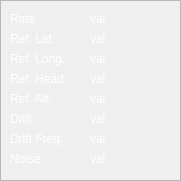
    <widget class="QFrame" name="frame_4">
     <property name="geometry">
      <rect>
       <x>450</x>
       <y>330</y>
       <width>181</width>
       <height>181</height>
      </rect>
     </property>
     <property name="frameShape">
      <enum>QFrame::StyledPanel</enum>
     </property>
     <property name="frameShadow">
      <enum>QFrame::Raised</enum>
     </property>
     <widget class="QLabel" name="label_23">
      <property name="geometry">
       <rect>
        <x>10</x>
        <y>30</y>
        <width>61</width>
        <height>17</height>
       </rect>
      </property>
      <property name="styleSheet">
       <string notr="true">color: rgb(255, 255, 255);</string>
      </property>
      <property name="text">
       <string>Ref. Lat.</string>
      </property>
     </widget>
     <widget class="QLabel" name="label_22">
      <property name="geometry">
       <rect>
        <x>10</x>
        <y>10</y>
        <width>61</width>
        <height>17</height>
       </rect>
      </property>
      <property name="styleSheet">
       <string notr="true">color: rgb(255, 255, 255);</string>
      </property>
      <property name="text">
       <string>Rate</string>
      </property>
     </widget>
     <widget class="QLabel" name="label_24">
      <property name="geometry">
       <rect>
        <x>10</x>
        <y>50</y>
        <width>71</width>
        <height>17</height>
       </rect>
      </property>
      <property name="styleSheet">
       <string notr="true">color: rgb(255, 255, 255);</string>
      </property>
      <property name="text">
       <string>Ref. Long.</string>
      </property>
     </widget>
     <widget class="QLabel" name="label_26">
      <property name="geometry">
       <rect>
        <x>10</x>
        <y>70</y>
        <width>71</width>
        <height>17</height>
       </rect>
      </property>
      <property name="styleSheet">
       <string notr="true">color: rgb(255, 255, 255);</string>
      </property>
      <property name="text">
       <string>Ref. Head.</string>
      </property>
     </widget>
     <widget class="QLabel" name="gps_update_rate">
      <property name="geometry">
       <rect>
        <x>90</x>
        <y>10</y>
        <width>81</width>
        <height>17</height>
       </rect>
      </property>
      <property name="styleSheet">
       <string notr="true">color: rgb(255, 255, 255);</string>
      </property>
      <property name="text">
       <string>val</string>
      </property>
     </widget>
     <widget class="QLabel" name="gps_ref_lat">
      <property name="geometry">
       <rect>
        <x>90</x>
        <y>30</y>
        <width>81</width>
        <height>17</height>
       </rect>
      </property>
      <property name="styleSheet">
       <string notr="true">color: rgb(255, 255, 255);</string>
      </property>
      <property name="text">
       <string>val</string>
      </property>
     </widget>
     <widget class="QLabel" name="gps_ref_long">
      <property name="geometry">
       <rect>
        <x>90</x>
        <y>50</y>
        <width>81</width>
        <height>17</height>
       </rect>
      </property>
      <property name="styleSheet">
       <string notr="true">color: rgb(255, 255, 255);</string>
      </property>
      <property name="text">
       <string>val</string>
      </property>
     </widget>
     <widget class="QLabel" name="gps_ref_heading">
      <property name="geometry">
       <rect>
        <x>90</x>
        <y>70</y>
        <width>81</width>
        <height>17</height>
       </rect>
      </property>
      <property name="styleSheet">
       <string notr="true">color: rgb(255, 255, 255);</string>
      </property>
      <property name="text">
       <string>val</string>
      </property>
     </widget>
     <widget class="QLabel" name="label_49">
      <property name="geometry">
       <rect>
        <x>10</x>
        <y>110</y>
        <width>71</width>
        <height>17</height>
       </rect>
      </property>
      <property name="styleSheet">
       <string notr="true">color: rgb(255, 255, 255);</string>
      </property>
      <property name="text">
       <string>Drift</string>
      </property>
     </widget>
     <widget class="QLabel" name="label_50">
      <property name="geometry">
       <rect>
        <x>10</x>
        <y>130</y>
        <width>71</width>
        <height>17</height>
       </rect>
      </property>
      <property name="styleSheet">
       <string notr="true">color: rgb(255, 255, 255);</string>
      </property>
      <property name="text">
       <string>Drift Freq.</string>
      </property>
     </widget>
     <widget class="QLabel" name="label_51">
      <property name="geometry">
       <rect>
        <x>10</x>
        <y>150</y>
        <width>71</width>
        <height>17</height>
       </rect>
      </property>
      <property name="styleSheet">
       <string notr="true">color: rgb(255, 255, 255);</string>
      </property>
      <property name="text">
       <string>Noise</string>
      </property>
     </widget>
     <widget class="QLabel" name="gps_drift">
      <property name="geometry">
       <rect>
        <x>90</x>
        <y>110</y>
        <width>81</width>
        <height>17</height>
       </rect>
      </property>
      <property name="styleSheet">
       <string notr="true">color: rgb(255, 255, 255);</string>
      </property>
      <property name="text">
       <string>val</string>
      </property>
     </widget>
     <widget class="QLabel" name="gps_drift_freq">
      <property name="geometry">
       <rect>
        <x>90</x>
        <y>130</y>
        <width>81</width>
        <height>17</height>
       </rect>
      </property>
      <property name="styleSheet">
       <string notr="true">color: rgb(255, 255, 255);</string>
      </property>
      <property name="text">
       <string>val</string>
      </property>
     </widget>
     <widget class="QLabel" name="gps_noise">
      <property name="geometry">
       <rect>
        <x>90</x>
        <y>150</y>
        <width>81</width>
        <height>17</height>
       </rect>
      </property>
      <property name="styleSheet">
       <string notr="true">color: rgb(255, 255, 255);</string>
      </property>
      <property name="text">
       <string>val</string>
      </property>
     </widget>
     <widget class="QLabel" name="label_52">
      <property name="geometry">
       <rect>
        <x>10</x>
        <y>90</y>
        <width>71</width>
        <height>17</height>
       </rect>
      </property>
      <property name="styleSheet">
       <string notr="true">color: rgb(255, 255, 255);</string>
      </property>
      <property name="text">
       <string>Ref. Alt.</string>
      </property>
     </widget>
     <widget class="QLabel" name="gps_ref_alt">
      <property name="geometry">
       <rect>
        <x>90</x>
        <y>90</y>
        <width>81</width>
        <height>17</height>
       </rect>
      </property>
      <property name="styleSheet">
       <string notr="true">color: rgb(255, 255, 255);</string>
      </property>
      <property name="text">
       <string>val</string>
      </property>
     </widget>
    </widget>
